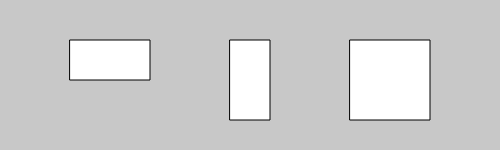
Frame 1 (no input)
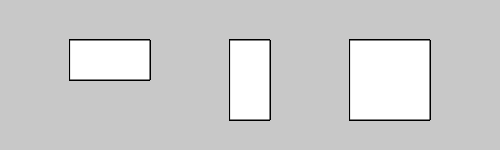
Frame 60 (no input)
Frame 120 (the mouse pressed at the canvas centre since frame 60): identical to frame 60, image omitted

The p5.js sketch that drew these frames (run headless with seeded random() and noise() and a simulated clock; from frame 60 on, the mouse is pressed at the canvas centre):

// p5.js sketch
// ── sketch.js
function setup() {
	createCanvas(500, 150);
	background(200);
}
function draw() {
	rect(70, 40, 80, 40);
	rect(230, 40, 40, 80);
	rect(350, 40, 80, 80);
}
